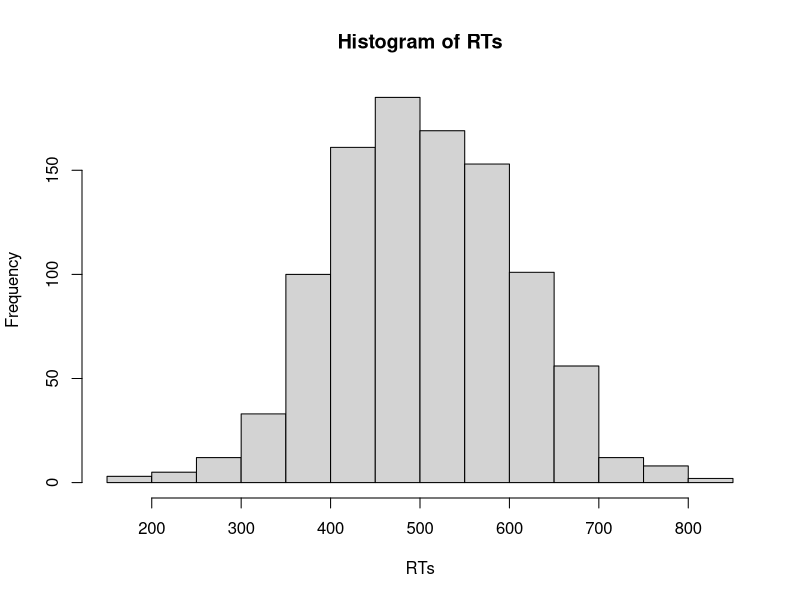
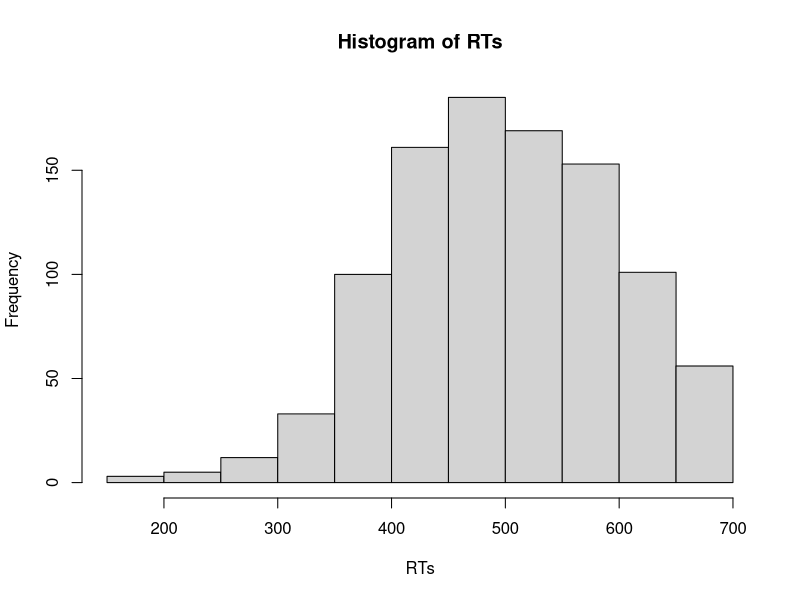
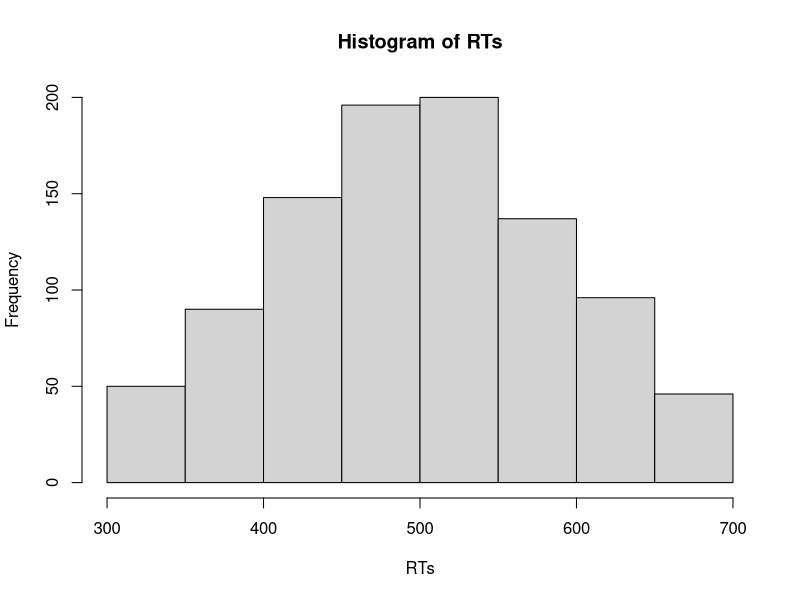

Write the R code that produced these figures, in order.
## ---- chunk 1
2.5 * 10
2.5 + (9 / 4)
## ---- chunk 2
# Hier werden zwei Variablen - x und y - definiert
x <- 2
y <- 3
## ---- chunk 3
x
## ---- chunk 4
x + y
x * y
## ---- chunk 5
z <- x * 10
## ---- chunk 6
x
z
## ---- chunk 7
# Beispiele für gute Variablennamen
durchschnittliches_Alter <- 23
MW_Alter <- 23
durchschnittliches_Evaluationsergebnis_KursA <- 2
MW_Evaluationsergebnis_KursA <- 2
## ---- chunk 8
round(0.0249, 3)
## ---- chunk 9
round(x = 0.0249, digits = 3)
## ---- chunk 10
round(digits = 3, x = 0.0249)
## ---- chunk 11
round(0.0249, 3)
round(0.0249)
## ---- chunk 12
Vektor_numeric <- c(1, 2, 3, 4, 5, 6:10)
## ---- chunk 13
mode(Vektor_numeric)
## ---- chunk 14
Vektor_numeric * 2
## ---- chunk 15
punkte_MC_Fragen <- c(5, 2, 2, 4, 3, 2, 1, 0, 1, 4)
punkte_offene_Fragen <- c(3, 4, 5, 0, 2, 3, 1, 3, 5, 1)
klausurergebnis <- punkte_MC_Fragen + punkte_offene_Fragen
klausurergebnis
## ---- chunk 16
"Alpha" 
'Beta'
Vektor_character <- c("Lea", "Luke", "Han", "Chewy") 
mode(Vektor_character)
## ---- chunk 17
Geschlecht <- c("männlich", "weiblich", "weiblich", "divers", "weiblich")
Studienfach <- c("Psychologie", "Medizin", "Informatik", "Sportwissenschaft", "Biologie")
## ---- chunk 18
TRUE 
FALSE
Vektor_logical <- c(TRUE, TRUE, FALSE, TRUE) 
mode(Vektor_logical)
## ---- chunk 19
# Hier wird festgehalten, welche Versuchspersonen (id) die Studie 
# vollständig abgeschlossen haben (Studie_abgeschlossen)
id <- 1:10
Studie_abgeschlossen <- c(TRUE, TRUE, FALSE, TRUE, TRUE, FALSE, FALSE, TRUE, TRUE, TRUE) 
## ---- chunk 20
## Logisches UND
TRUE & TRUE
TRUE & FALSE
FALSE & FALSE
## ---- chunk 21
## Logisches ODER
TRUE | TRUE
TRUE | FALSE
FALSE | FALSE
## ---- chunk 22
## Logisches NICHT
!TRUE
!FALSE
## ---- chunk 23
!TRUE & FALSE | TRUE
!TRUE & (FALSE | TRUE)
## ---- chunk 24
Bedingung <- c (0, 1, 1, 0, 1, 0, 0, 1)
Vektor_factor <- factor(x = Bedingung, 
                        levels = c(0, 1),
                        labels = c("Kontrollgruppe", "Experimentalgruppe"))
Vektor_factor
mode(Vektor_factor)
## ---- chunk 25
alter <- c(21, 25, 29, 24, NA, 19, 23, 24, 20)
## ---- chunk 26
daten <- c(3, 7, 9, 0, 1, 1, 4, 5)
daten[3]
# Hier wird das dritte Element ausgewählt
## ---- chunk 27
daten[-3]
# Hier werden alle Elemente außer dem dritten ausgewählt
## ---- chunk 28
daten[2:5]
# Hier werden die Elemente 2, 3, 4 und 5 ausgewählt
## ---- chunk 29
daten[c(2, 7)]
# Hier werden die Elemente 2 und 7 ausgewählt
## ---- chunk 30
ausgewaehlte_daten <- daten[c(2, 7)]
## ---- chunk 31
alter <- c(20, 21, 24, 25, 32, 17, 65, 22)
alter >= 18
## ---- chunk 32
# Hier überprüfen wir, welche Versuchspersonen jünger als 18 Jahre sind
alter < 18
# Wir können auch überprüfen, welche Versuchspersonen genau 18 Jahre sind
alter == 18
## ---- chunk 33
# Hier wird überprüft, welche Versuchspersonen Psychologie studieren...
Studienfach <- c("Psychologie", "Medizin", "Informatik", "Sportwissenschaft", "Biologie")
Studienfach == "Psychologie"

# ...bzw. welche nicht.
Studienfach != "Psychologie"
## ---- chunk 34
Bedingung <- c (0, 1, 1, 0, 1, 0, 0, 1)
Bedingung <- factor(x = Bedingung, 
                        levels = c(0, 1),
                        labels = c("Kontrollgruppe", "Experimentalgruppe"))
# Hier wird überprüft, welche Versuchspersonen der Experimentalgruppe angehören
Bedingung == "Experimentalgruppe"
## ---- chunk 35
Testwerte <- c(80, 57, 93, 85, 72, 65, -9)
Testwerte == -9
## ---- chunk 36
fehlende_Werte <- Testwerte == -9
## ---- chunk 37
Testwerte[fehlende_Werte] <- NA
# Hier wurde der Werte -9 durch NA ersetzt:
Testwerte
## ---- chunk 38
# Als erstes werden 1000 Trials einer Versuchsperson simuliert
RTs <- rnorm(n = 1000, mean = 500, sd = 100)
hist(RTs)
# In diesem Vektor von Reaktionszeiten werden alle RTs, die länger als 700 ms sind, entfernt
Ausreisser <- RTs > 700
RTs[Ausreisser] <- NA
hist(RTs)
## ---- chunk 39
RTs <- rnorm(n = 1000, mean = 500, sd = 100)
# Hier wird der logische Vergleich direkt als Index von RTs genutzt.
RTs[RTs > 700] <- NA
## ---- chunk 40
RTs <- rnorm(n = 1000, mean = 500, sd = 100)
# Hier wird der logische Vergleich direkt als Index von RTs genutzt.
RTs[RTs > 700] <- 700
## ---- chunk 41
# Als erstes werden 1000 Trials einer Versuchsperson simuliert
RTs <- rnorm(n = 1000, mean = 500, sd = 100)
# Dann werden untere und obere Grenzen als Variablen definiert. Dies hat den
# Vorteil, dass Sie einfach diese Variablen im Code anpassen können, wenn Sie 
# die Kriterien zur Ausreißeranalyse anpassen möchten.
untere_Grenze <- 300
obere_Grenze <- 700
# In diesem Vektor von Reaktionszeiten werden alle RTs, die schneller als 200 ms
# oder länger als 700 ms sind, entfernt. Dazu wird der logische ODER-Operator 
# benötigt; es sollen solche Trials identifiziert werden, die < 300 ms ODER 
# > 700 ms sind.
Ausreisser <- (RTs > obere_Grenze | RTs < untere_Grenze)
RTs[Ausreisser] <- NA
# Im Histogramm ist zu sehen, dass sowohl sehr schnelle als auch sehr langsame
# Trials aus den Daten entfernt wurden.
hist(RTs)
